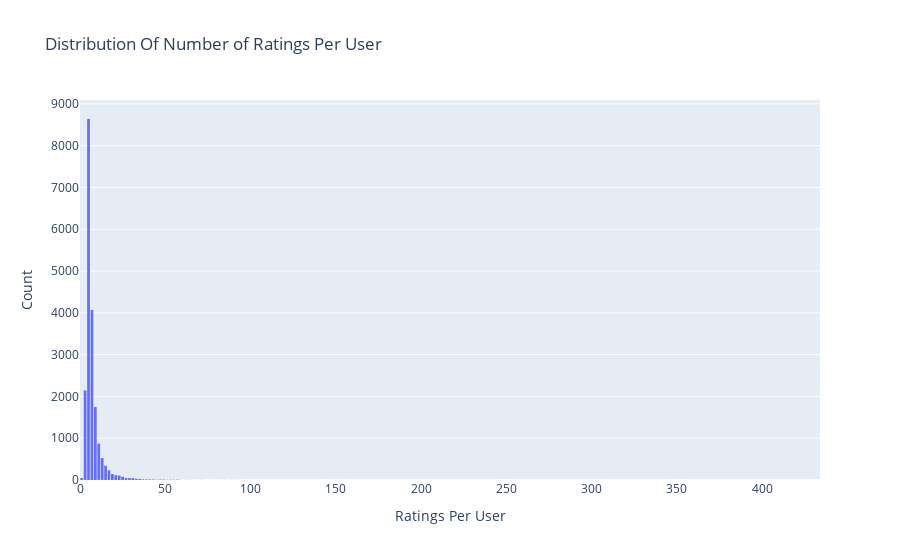

The code cell stored with this chart in its notebook:
### Markdown cell above
### See the number of ratings per users

### Code cell
# Number of ratings per user
data = df.groupby('reviewerID')['overall'].count()
# Create trace
trace = go.Histogram(x = data.values,
                     name = 'Ratings',
                     xbins = dict(start = 0, size = 2))
# Create layout
layout = go.Layout(title = 'Distribution Of Number of Ratings Per User',
                   xaxis = dict(title = 'Ratings Per User'),
                   yaxis = dict(title = 'Count'),
                   bargap = 0.2)

# Create plot
fig = go.Figure(data=[trace], layout=layout)
iplot(fig)

### Figure 1 — Plotly figure (JSON) as saved in the notebook; plotly's stock layout.template omitted (floating-point values rounded to 4 significant figures; data arrays with more than 128 entries replaced by an {"elided": "..."} marker saying what was removed)
{"data": [{"name": "Ratings", "type": "histogram", "x": {"elided": "19407 int values"}, "xbins": {"size": 2, "start": 0}}], "layout": {"bargap": 0.2, "title": {"text": "Distribution Of Number of Ratings Per User"}, "xaxis": {"title": {"text": "Ratings Per User"}}, "yaxis": {"title": {"text": "Count"}}}}
